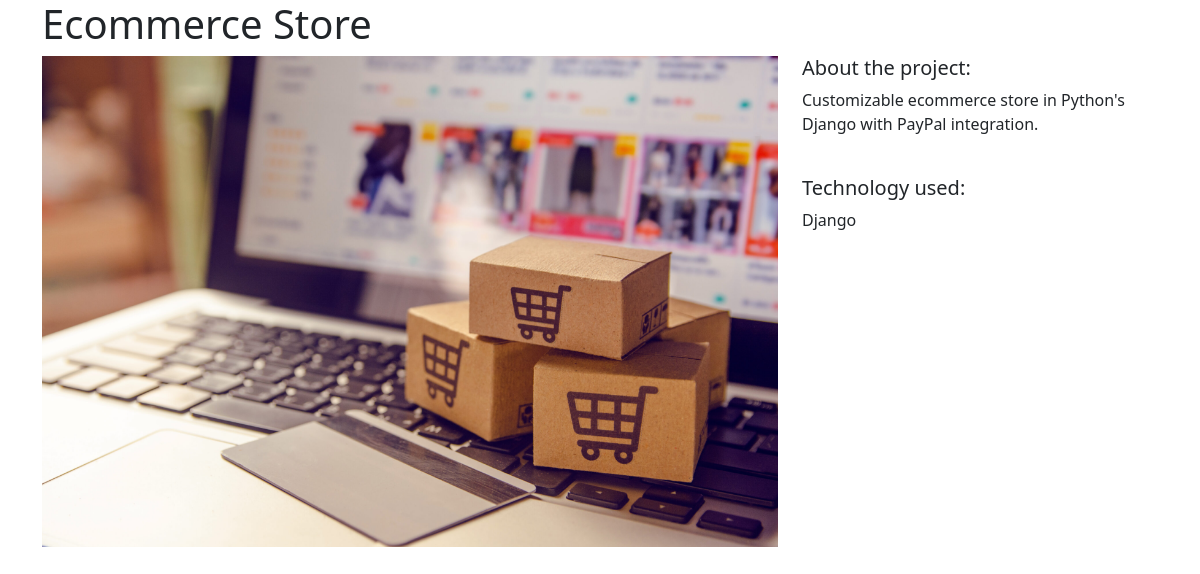
Screenshot of /3/ with the database file from the repository.
### projects/models.py (models this page shows)
class Project(models.Model):
    title = models.CharField(max_length=100)
    description = models.TextField()
    technology = models.CharField(max_length=20)
    image = models.FileField(upload_to="project_images/", blank=True)

### projects/views.py (the view)
# urls.py: path('<int:pk>/', views.project_detail, name='project_detail'),
def project_detail(request, pk):
    project = Project.objects.get(pk=pk)
    context = {
        "project": project
    }
    return render(request, "projects/project_detail.html", context)

### projects/templates/projects/project_detail.html
{% extends "base.html" %}
{% block page_content %}
<h1>{{ project.title }}</h1>
<div class="row">
    <div class="col-md-8">
        {% if project.image %}
            <img src="{{ project.image.url }}" width="100%">
        {% endif %}
    </div>
    <div class="col-md-4">
        <h5>About the project:</h5>
        <p>{{ project.description }}</p>
        <br>
        <h5>Technology used:</h5>
        <p>{{ project.technology }}</p>
    </div>
</div>
{% endblock page_content %}

### rows the page displays
Project: image (picture), description "Customizable ecommerce store in Python's Django with PayPal integration.", technology "Django"
